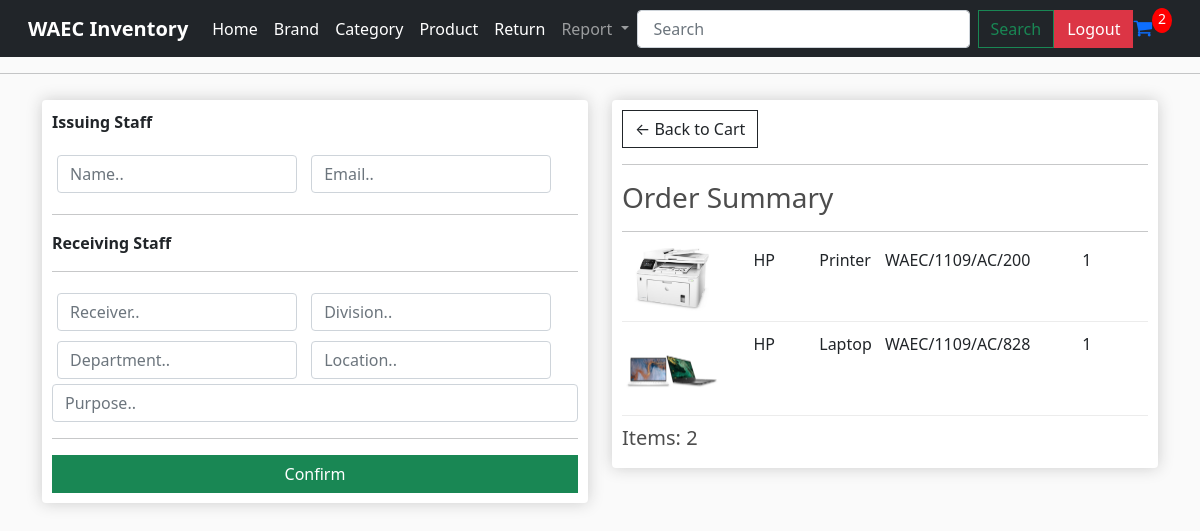
Screenshot of /checkout/ (signed in) with the database file from the repository.
### store/models.py (models this page shows, shortened)
class OrderItem(models.Model):
    product=models.ForeignKey(Product,on_delete=models.SET_NULL,null=True,blank=True)
    order=models.ForeignKey(Order,on_delete=models.SET_NULL,null=True,blank=True)
    quantity=models.IntegerField(default=0,null=True,blank=True)
    dateAdded=models.DateTimeField(auto_now_add=True)

class Product(models.Model):
    brand = models.ForeignKey(Brand, on_delete=models.SET_NULL, null=True, blank=True)
    category = models.ForeignKey(Category,on_delete=models.SET_NULL,null=True,blank=True)
    serial = models.CharField(max_length=200,null=True)
    status=models.BooleanField(default=True,null=True,blank=False)
    image = models.ImageField(null=True, blank=True,upload_to='images')
    @property
    def imageURL(self):
        try:
            url=self.image.url
        except:
            url=''
        return url
    class Meta:
        ordering=('-id',)

class Brand(models.Model):
    brand = models.CharField(max_length=200,null=True)
    def __str__(self):
        return self.brand

class Category(models.Model):
    brand=models.ForeignKey(Brand,on_delete=models.SET_NULL,null=True,blank=True)
    category=models.CharField(max_length=200,null=True)
    def __str__(self):
        return self.category

class Order(models.Model):
    receiver=models.ForeignKey(Receiver,on_delete=models.SET_NULL,null=True,blank=True)
    dateOrdered=models.DateTimeField(auto_now_add=True)
    complete=models.BooleanField(default=False)
    transactionID=models.CharField(max_length=200,null=True)
    """
    receiver=models.ForeignKey(Receiver,on_delete=models.SET_NULL,null=True,blank=True)
    complete=models.BooleanField(default=False,null=True,blank=False)

    dateOrdered=models.DateTimeField(auto_now_add=True)
    #iName=models.CharField(max_length=200,null=True)
    transactionID=models.CharField(max_length=200,null=True)
    #iEmail=models.CharField(max_length=200,null=True)

    #rName=models.CharField(max_length=200,null=True)
    #rDivision=models.CharField(max_length=200,null=True)
    #rDepart=models.CharField(max_length=200,null=True)
    ##rLocation=models.CharField(max_length=200,null=True)
    #rPurpose=models.CharField(max_length=200,null=True)


    """
    @property
    def shipping(self):
        shipping=False
        orderitems=self.orderitem_set.all()
        for i in orderitems:
            if i.product.status==True:
                shipping=True
        return shipping
    @property
    def getCartItems(self):
        orderitems = self.orderitem_set.all()
        total = sum([item.quantity for item in orderitems])
        return total

### store/views.py (the view, shortened to what this page needs)
# urls.py: path('checkout/',views.checkout,name="checkout"),
@login_required(login_url='login')
def checkout(request):
    data = cartData(request)
    cartItems=data['cartItems']
    order=data['order']
    items=data['items']
    """
    cookieData=cookieCart(request)
    cartItems=cookieData['cartItems']
    order=cookieData['order']
    items=cookieData['items']
    """
    receivers =Receiver.objects.all()
    context={'items':items,'order':order,'cartItems':cartItems,'receivers':receivers}
    return render(request,'store/checkout.html',context)

### store/utils.py (called while the page is built)
def cartData(request):
    if request.user.is_authenticated:
        receiver=request.user.receiver
        order,created=Order.objects.get_or_create(receiver=receiver,complete=False)
        items=order.orderitem_set.all()
        cartItems=order.getCartItems
    else:
        cookieData = cookieCart(request)
        cartItems=cookieData['cartItems']
        order=cookieData['order']
        items=cookieData['items']
    return {'cartItems':cartItems,'order':order,'items':items}

### store/Templates/store/checkout.html (shortened to what this page needs)
{% extends 'store/main.html' %}
{% load static %}
{% block content %}
<div class="row">
    <div class="col-lg-6">
        <div class="box-element" id="form-wrapper">
            <form id="form" method="POST">
                <div id="user-info">
                    <strong><p>Issuing Staff</p></strong>
                    <div class="form-field">
                        <input required class="form-control" type="text" name="issuer" placeholder="Name..">
                    </div>
                    <div class="form-field">
                        <input required class="form-control" type="email" name="emailIssuer" placeholder="Email..">
                    </div>
                </div>
                <div id="shipping-info">
                    <hr>
						<strong><p>Receiving Staff</p></strong>
						<hr>
                    <div class="form-field">
                        <input class="form-control" type="text" name="r" placeholder="Receiver..">
                    </div>
						<div class="form-field">
							<input class="form-control" type="text" name="division" placeholder="Division..">
						</div>
						<div class="form-field">
							<input class="form-control" type="text" name="dept" placeholder="Department..">
						</div>
                        <div class="form-field">
							<input class="form-control" type="text"  name="location" placeholder="Location..">
						</div>
						<div class="form-group">
							<input class="form-control" type="text" name="purpose" placeholder="Purpose..">
						</div>
                </div>
                <hr>
                <input id="make-order" data-action="checked" class="update-cart btn btn-success btn-block" type="submit" value="Confirm">
        </div>
    </div>
    <div class="col-lg-6">
        <div class="box-element">
            <a  class="btn btn-outline-dark" href="{% url 'cart' %}">&#x2190; Back to Cart</a>
				<hr>
				<h3>Order Summary</h3>
				<hr>
                {% for item in items %}
                <div class="cart-row">
					<div style="flex:2"><img class="row-image" src="{{item.product.imageURL }}"></div>
					<div style="flex:1"><p>{{item.product.brand}}</p></div>
					<div style="flex:1"><p>{{item.product.category}}</p></div>
                    <div style="flex:3"><p>{{item.product.serial}}</p></div>
					<div style="flex:1" name="quantity"><p name="quantity">{{item.quantity}}</p></div>
				</div>
                {% endfor %}
                <h5>Items: {{order.getCartItems}}</h5>
        </div>
    </div>
</div>
{% endblock content %}

### static/css/main.css (style rules this page uses)
body { background-color: hsl(0, 0%, 98%); }
h1,h2,h3,h4,h5,h6 { color:hsl(0, 0%, 30%); }
.box-element { box-shadow:hsl(0, 0%, 80%) 0 0 16px; background-color: #fff; border-radius: 4px; padding: 10px; }
.col-lg-4, .col-lg-6, .col-lg-8, .col-lg-12 { margin-top: 10px; }
.btn { border-radius: 0; }
.row-image { width: 100px; }
.form-field { width:250px; display: inline-block; padding: 5px; }
.cart-row { display: flex; align-items: flex-stretch; padding-bottom: 10px; margin-bottom: 10px; border-bottom: 1px solid #ececec; }

### rows the page displays
OrderItem: product.imageURL (picture), product.brand "HP", product.category "Printer", product.serial "WAEC/1109/AC/200", quantity "1"
OrderItem: product.imageURL (picture), product.brand "HP", product.category "Laptop", product.serial "WAEC/1109/AC/828", quantity "1"
Order: getCartItems "2"

### other values shown
{{ cartItems }} "2"
